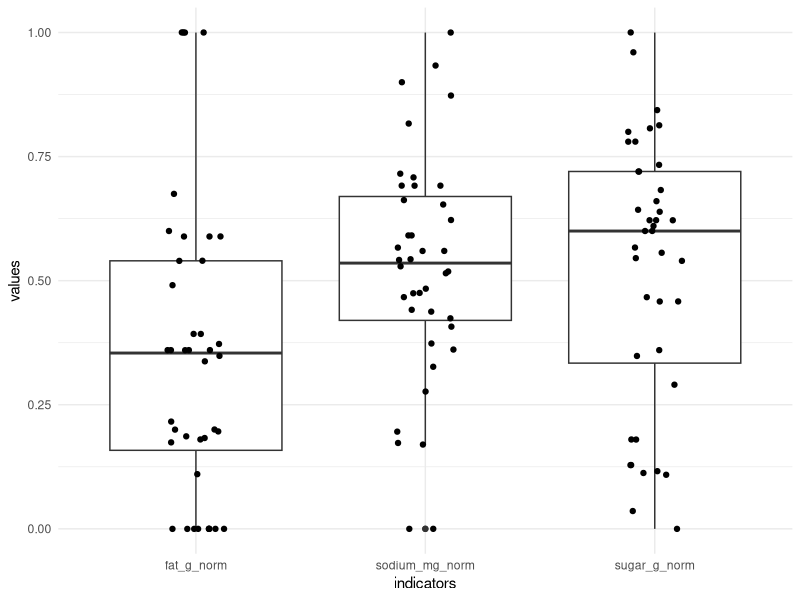
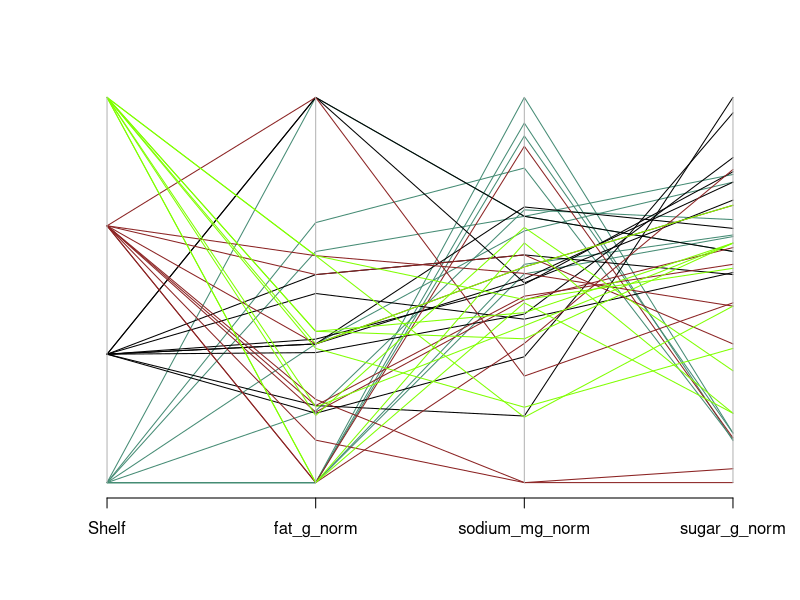
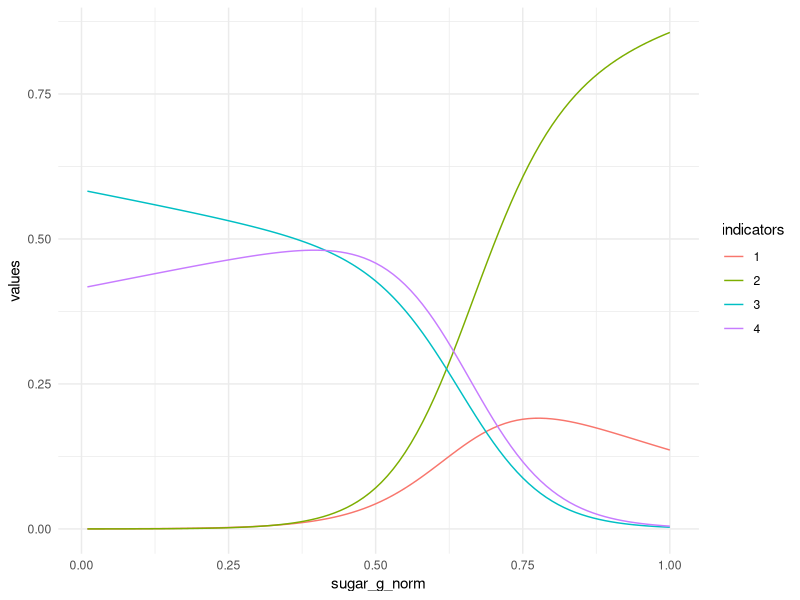

Recreate these plots in R, in order.
## ---- chunk 1
library(tidyverse)
library(patchwork)
## ---- chunk 2
setwd("~/source_code/W271_Lab1")
cereal <- read_csv('./data/short-questions/cereal_dillons.csv')
## ---- chunk 3
col_trans_list <- c('fat_g', 'sugar_g', 'sodium_mg')


for(col in col_trans_list) {
  col_per <- cereal[col]/cereal['size_g']
  cereal[paste(col, "_norm", sep = "")] <- (col_per - min(col_per))/(max(col_per) - min(col_per))
}
## ---- chunk 4
#if("ggpubr" %in% rownames(installed.packages()) == FALSE) {install.packages("ggpubr")}
#library(ggpubr)

cereal %>% 
  pivot_longer(cols = 8:10, names_to = "indicators", values_to = "values") %>% 
  ggplot(data = ., aes(x = indicators, y = values)) +
    geom_boxplot() + geom_jitter(width = 0.125) + theme_minimal()

## ---- chunk 5
MASS::parcoord(cereal[c("Shelf", "fat_g_norm", "sodium_mg_norm", "sugar_g_norm")], col = colors()[12*cereal$Shelf])
## ---- chunk 6
library(nnet)
model_cereal_shelves_linear <- multinom(formula = Shelf ~ fat_g_norm +
                                                          sugar_g_norm +
                                                          sodium_mg_norm,
                                                          data = cereal)


model_cereal_shelves_quadratic  <- multinom(formula = Shelf ~ fat_g_norm +
                                                          sugar_g_norm +
                                                          sodium_mg_norm +
                                                          fat_g_norm:sugar_g_norm +
                                                          fat_g_norm:sodium_mg_norm +
                                                          sodium_mg:sugar_g_norm +
                                                          sodium_mg:sugar_g_norm:fat_g_norm,
                                                          data = cereal)
## ---- chunk 7
library(car)
lrt_cereal_main_effects <- car::Anova(model_cereal_shelves_linear)
lrt_cereal_main_effects
## ---- chunk 8
lrt_cereal_quadratic_effects <- car::Anova(model_cereal_shelves_quadratic)
lrt_cereal_quadratic_effects
## ---- chunk 9
# Estimate new model that removes non-significant fat variable
model_cereal_shelves_trim <- multinom(formula = Shelf ~ sugar_g_norm + sodium_mg_norm, data = cereal)

# Create a datframe with Apple Jack data normalized to the same scale as the training data set
app_jack <- data.frame(size_g = 28, sugar_g = 12, fat_g = 0.5, sodium_mg = 130)
for(col in col_trans_list) {
  col_per <- app_jack[col]/app_jack['size_g']
  ref_col <- cereal[col]/cereal['size_g']
  app_jack[paste(col, "_norm", sep = "")] <- (col_per - min(ref_col))/max(ref_col)
}

# Estimate placement of Apple Jack 
aj_shelf_probs_trim <- predict(model_cereal_shelves_trim, newdata = app_jack, type = "probs")
shelf_trim <- aj_shelf_probs_trim[which.max(aj_shelf_probs_trim)]
shelf_trim

aj_shelf_probs <- predict(model_cereal_shelves_linear, newdata = app_jack, type = "probs")
shelf <- aj_shelf_probs[which.max(aj_shelf_probs)]
shelf
## ---- chunk 10
fat_mean <- mean(cereal$fat_g_norm)
na_mean <- mean(cereal$sodium_mg_norm)

df_to_plot <- data.frame(fat_g_norm = rep(fat_mean, times = 100), sodium_mg_norm = rep(na_mean, times = 100), sugar_g_norm = seq(1,100)/100)
df_to_plot  <- cbind(df_to_plot, predict(model_cereal_shelves_linear, newdata = df_to_plot, type = "probs"))

shelf_vs_sugar_plot <- df_to_plot %>% 
 pivot_longer(cols = c(4:7), names_to = "indicators", values_to = "values") %>% 
  ggplot(data = ., aes(x = sugar_g_norm, y = values, colour = indicators)) +
    geom_line() + theme_minimal()

shelf_vs_sugar_plot
## ---- chunk 11
odds_ratios <- 'fill this in'
## ---- chunk 12
drinks <- read_csv('../data/short-questions/DeHartSimplified.csv')
## ---- chunk 13
